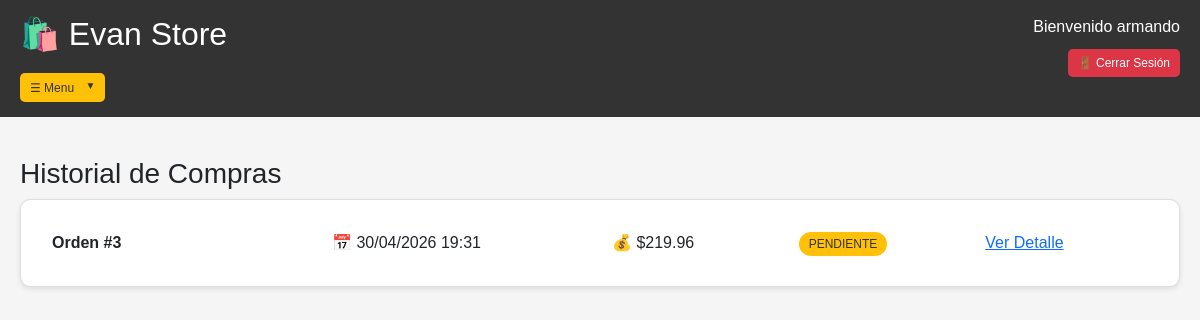
Screenshot of /mis-ordenes (signed in) with the database file from the repository.
### models.py (models this page shows, shortened)
class Usuario(UserMixin, db.Model):
    id = db.Column(db.Integer, primary_key=True)
    nombre = db.Column(db.String(100), nullable=False)
    usuario = db.Column(db.String(80), unique=True, nullable=False)
    celular = db.Column(db.String(20), nullable=False)
    email = db.Column(db.String(120), unique=True, nullable=False)
    password_hash = db.Column(db.String(255), nullable=False)
    es_admin = db.Column(db.Boolean, default=False)
    fecha_registro = db.Column(db.DateTime, default=datetime.utcnow)

class Orden(db.Model):
    id = db.Column(db.Integer, primary_key=True)
    usuario_id = db.Column(db.Integer, db.ForeignKey('usuario.id'), nullable=False)
    fecha = db.Column(db.DateTime, default=datetime.utcnow)
    total = db.Column(db.Float, nullable=False)
    estado = db.Column(db.String(50), default='pendiente')  # pendiente, pagado, enviado, entregado
    usuario = db.relationship('Usuario', backref='ordenes')

### app.py (the view)
@app.route('/mis-ordenes')
@login_required
def mis_ordenes():
    ordenes = Orden.query.filter_by(usuario_id=current_user.id).order_by(Orden.fecha.desc()).all()
    return render_template('mis_ordenes.html', ordenes=ordenes)

### app.py (called while the page is built)
@login_manager.user_loader
def load_user(user_id):
    return Usuario.query.get(int(user_id))

### templates/mis_ordenes.html (shortened to what this page needs)
<!DOCTYPE html>
<html lang="es">
<head>
    <link href="https://cdn.jsdelivr.net/npm/bootstrap@5.1.3/dist/css/bootstrap.min.css" rel="stylesheet">
    <link rel="stylesheet" href="{{ url_for('static', filename='style.css') }}">
</head>
<body>
    {% include 'navbar.html' %}
    <div class="container">
        <h3>Historial de Compras</h3>
        {% if ordenes %}
            {% for orden in ordenes %}
            <div class="card">
                <div class="card-body">
                    <div class="row">
                        <div class="col-md-3">
                            <strong>Orden #{{ orden.id }}</strong>
                        </div>
                        <div class="col-md-3">
                            📅 {{ orden.fecha.strftime('%d/%m/%Y %H:%M') }}
                        </div>
                        <div class="col-md-2">
                            💰 ${{ "%.2f"|format(orden.total) }}
                        </div>
                        <div class="col-md-2">
                            <span class="estado-{{ orden.estado }}">{{ orden.estado|upper }}</span>
                        </div>
                        <div class="col-md-2">
                            <a href="{{ url_for('ver_orden', orden_id=orden.id) }}" class="btn-ver">Ver Detalle</a>
                        </div>
                    </div>
                </div>
            </div>
            {% endfor %}
        {% else %}
            <div class="alert alert-info">
                🛍️ No tienes órdenes de compra aún.
                <a href="{{ url_for('tienda') }}">¡Comienza a comprar!</a>
            </div>
        {% endif %}
    </div>
</body>
</html>

### templates/navbar.html (shortened to what this page needs)
<link rel="stylesheet" href="{{ url_for('static', filename='style.css') }}">
<div class="navbar">
    <div class="logo-area">
        <h2>🛍️ Evan Store</h2>
        <div class="dropdown" style="margin-top: 10px;">
            <button class="btn btn-warning btn-sm dropdown-toggle" type="button" data-bs-toggle="dropdown">
                ☰   Menu
            </button>
        </div>
    </div>
    <div class="user-area">
        <span>Bienvenido {{ current_user.nombre }}</span>
        <a href="{{ url_for('logout') }}" class="btn btn-danger btn-sm">🚪 Cerrar Sesión</a>
    </div>
</div>

### static/style.css (style rules this page uses)
* { margin: 0; padding: 0; box-sizing: border-box; }
body { font-family: Arial, sans-serif; background: #f5f5f5; min-height: 100vh; }
.navbar { background: #333; padding: 15px 20px; display: flex; justify-content: space-between; align-items: flex-start; flex-wrap: wrap; }
.logo-area h2 { color: white; margin: 0 0 10px 0; }
.user-area { text-align: right; }
.user-area span { display: block; color: white; margin-bottom: 5px; }
.user-area .btn { margin-top: 5px; }
.btn { padding: 8px 16px; border-radius: 5px; border: none; cursor: pointer; font-size: 14px; text-decoration: none; display: inline-block; }
.btn-warning { background: #ffc107; color: #333; }
.btn-danger { background: #dc3545; color: white; }
.btn-sm { padding: 5px 10px; font-size: 12px; }
.dropdown { position: relative; display: inline-block; }
.dropdown-toggle::after { display: inline-block; margin-left: 8px; content: "▼"; font-size: 10px; border: none; }
.container { max-width: 1400px; margin: 40px auto; padding: 0 20px; }
.card { border-radius: 10px; margin-bottom: 20px; background: white; padding: 15px; box-shadow: 0 2px 5px rgba(0,0,0,0.1); }
.estado-pendiente { background: #ffc107; color: #333; padding: 5px 10px; border-radius: 20px; font-size: 12px; }

### rows the page displays
Usuario: nombre "armando"
Orden: id "3", fecha "30/04/2026 19:31", total "219.96", estado "PENDIENTE"
